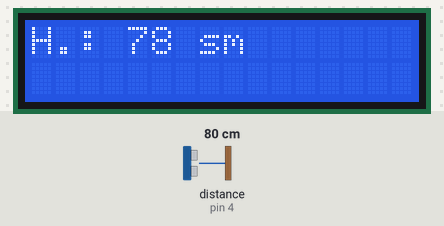
This sketch was run on a simulated Arduino Uno, built with avr-gcc and run on an emulated ATmega328P. Parts: 16×2 character LCD. Wiring (inferred from the names in the program): ultrasonic range finder: trigger pin 3; echo pin 4. The inputs (shaded band) are chosen by the test bench; at power-on: distance to the obstacle (sensor on pin 4) 80 cm. The echo pulse lasts 58.3 µs per cm.

Above: at 1.2 s.
1.3 s: distance to the obstacle (sensor on pin 4) set to 2 cm
At 3.3 s:
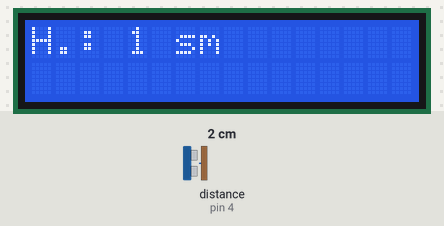
3.6 s: distance to the obstacle (sensor on pin 4) set to 4 cm
At 4.5 s:
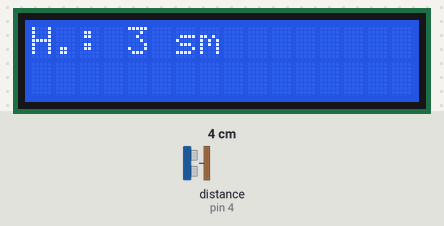
5.6 s: distance to the obstacle (sensor on pin 4) set to 9 cm
At 6.9 s:
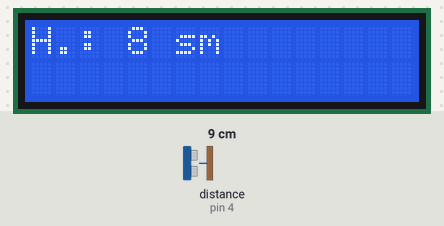
Timing chart, 0 to 8.6 s (numbered marks = the images above; inputs shaded):
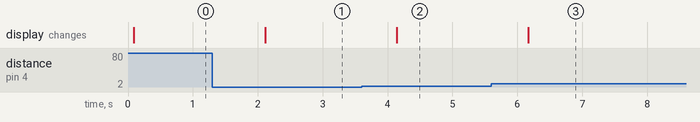

Measured:
- after the input at 1.3 s, the display: changes after 0.82 s (image 1)
- after the input at 3.6 s, the display: changes after 0.54 s (image 2)
- after the input at 5.6 s, the display: changes after 0.57 s (image 3)

The sketch:

sketch_nov22a.ino
```cpp
#include <Wire.h>
#include <LiquidCrystal_I2C.h>

LiquidCrystal_I2C lcd(0x27, 16, 2); // Адрес устройства 0x27

const int trigPin = 3;
const int echoPin = 4;

void setup() {
  lcd.init();
  lcd.backlight();
  pinMode(trigPin, OUTPUT);
  pinMode(echoPin, INPUT);
  lcd.print("load...");
}

void loop() {
  long duration;
  int distance;

  // Генерация импульса
  digitalWrite(trigPin, LOW);
  delayMicroseconds(2);
  digitalWrite(trigPin, HIGH);
  delayMicroseconds(10);
  digitalWrite(trigPin, LOW);

  // Считываем время импульса
  duration = pulseIn(echoPin, HIGH);
  distance = duration * 0.034 / 2; // Расчет расстояния

  // Вывод данных на дисплей
  lcd.clear();
  lcd.setCursor(0, 0);
  lcd.print("H.: ");
  lcd.print(distance);
  lcd.print(" sm");
  delay(1000);
}
```
